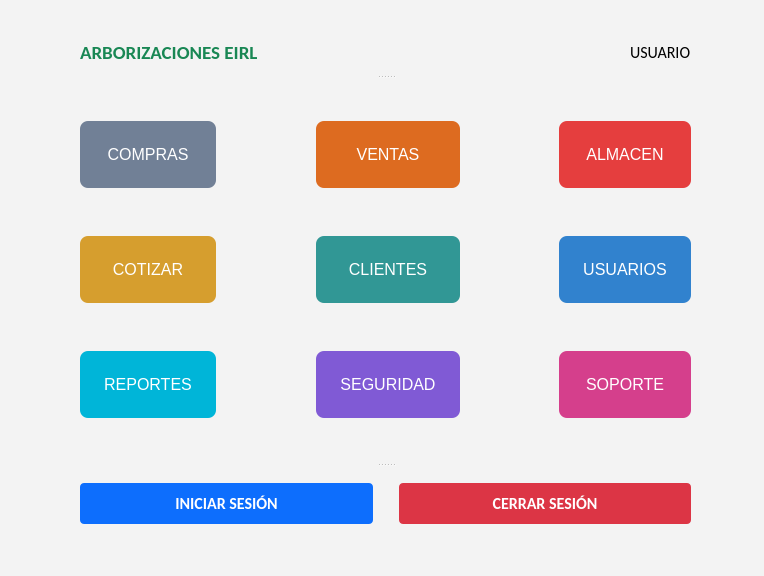
<?xml version="1.0" encoding="UTF-8"?>
<ui version="4.0">
 <class>MainWindow</class>
 <widget class="QMainWindow" name="MainWindow">
  <property name="geometry">
   <rect>
    <x>0</x>
    <y>0</y>
    <width>764</width>
    <height>576</height>
   </rect>
  </property>
  <property name="windowTitle">
   <string>MainWindow</string>
  </property>
  <property name="styleSheet">
   <string notr="true">background-color: rgb(243, 243, 243);</string>
  </property>
  <widget class="QWidget" name="centralwidget">
   <widget class="QSplitter" name="splitter">
    <property name="geometry">
     <rect>
      <x>80</x>
      <y>30</y>
      <width>611</width>
      <height>511</height>
     </rect>
    </property>
    <property name="orientation">
     <enum>Qt::Vertical</enum>
    </property>
    <widget class="QWidget" name="layoutWidget">
     <layout class="QHBoxLayout" name="horizontalLayout_2">
      <item>
       <widget class="QLabel" name="label">
        <property name="font">
         <font>
          <family>Calibri</family>
          <pointsize>14</pointsize>
          <weight>75</weight>
          <bold>true</bold>
         </font>
        </property>
        <property name="styleSheet">
         <string notr="true">color: #198754;</string>
        </property>
        <property name="text">
         <string>ARBORIZACIONES EIRL</string>
        </property>
       </widget>
      </item>
      <item>
       <layout class="QHBoxLayout" name="horizontalLayout">
        <item>
         <spacer name="horizontalSpacer_3">
          <property name="orientation">
           <enum>Qt::Horizontal</enum>
          </property>
          <property name="sizeHint" stdset="0">
           <size>
            <width>40</width>
            <height>20</height>
           </size>
          </property>
         </spacer>
        </item>
        <item>
         <widget class="QLabel" name="label_2">
          <property name="font">
           <font>
            <pointsize>10</pointsize>
           </font>
          </property>
          <property name="text">
           <string/>
          </property>
          <property name="pixmap">
           <pixmap>../Downloads/icons8-user-20.png</pixmap>
          </property>
         </widget>
        </item>
        <item>
         <widget class="QLabel" name="label_3">
          <property name="font">
           <font>
            <family>Calibri</family>
            <pointsize>12</pointsize>
           </font>
          </property>
          <property name="text">
           <string>USUARIO</string>
          </property>
         </widget>
        </item>
       </layout>
      </item>
     </layout>
    </widget>
    <widget class="QWidget" name="layoutWidget">
     <layout class="QGridLayout" name="gridLayout">
      <item row="0" column="4">
       <widget class="QPushButton" name="pushButton_3">
        <property name="font">
         <font>
          <pointsize>12</pointsize>
         </font>
        </property>
        <property name="styleSheet">
         <string notr="true">border-radius: 8px;
box-shadow: 0 4px 8px rgba(0, 0, 0, 0.15);
background-color: #E53E3E;
padding: 24px;
color: #fff;
</string>
        </property>
        <property name="text">
         <string>ALMACEN</string>
        </property>
        <property name="icon">
         <iconset>
          <normaloff>../Downloads/icons8-store-20.png</normaloff>../Downloads/icons8-store-20.png</iconset>
        </property>
        <property name="iconSize">
         <size>
          <width>48</width>
          <height>48</height>
         </size>
        </property>
       </widget>
      </item>
      <item row="2" column="2">
       <widget class="QPushButton" name="pushButton_8">
        <property name="font">
         <font>
          <pointsize>12</pointsize>
         </font>
        </property>
        <property name="styleSheet">
         <string notr="true">border-radius: 8px;
box-shadow: 0 4px 8px rgba(0, 0, 0, 0.15);
background-color: #805AD5;
padding: 24px;
color: #fff;
</string>
        </property>
        <property name="text">
         <string>SEGURIDAD</string>
        </property>
        <property name="icon">
         <iconset>
          <normaloff>../Downloads/icons8-cyber-security-20.png</normaloff>../Downloads/icons8-cyber-security-20.png</iconset>
        </property>
        <property name="iconSize">
         <size>
          <width>48</width>
          <height>48</height>
         </size>
        </property>
       </widget>
      </item>
      <item row="0" column="1">
       <spacer name="horizontalSpacer">
        <property name="orientation">
         <enum>Qt::Horizontal</enum>
        </property>
        <property name="sizeHint" stdset="0">
         <size>
          <width>40</width>
          <height>20</height>
         </size>
        </property>
       </spacer>
      </item>
      <item row="1" column="0">
       <widget class="QPushButton" name="pushButton_4">
        <property name="font">
         <font>
          <pointsize>12</pointsize>
         </font>
        </property>
        <property name="styleSheet">
         <string notr="true">border-radius: 8px;
box-shadow: 0 4px 8px rgba(0, 0, 0, 0.15);
background-color: #D69E2E;
padding: 24px;
color: #fff;
</string>
        </property>
        <property name="text">
         <string>COTIZAR</string>
        </property>
        <property name="icon">
         <iconset>
          <normaloff>../Downloads/icons8-money-20.png</normaloff>../Downloads/icons8-money-20.png</iconset>
        </property>
        <property name="iconSize">
         <size>
          <width>48</width>
          <height>48</height>
         </size>
        </property>
       </widget>
      </item>
      <item row="0" column="2">
       <widget class="QPushButton" name="pushButton_2">
        <property name="font">
         <font>
          <pointsize>12</pointsize>
         </font>
        </property>
        <property name="styleSheet">
         <string notr="true">border-radius: 8px;
box-shadow: 0 4px 8px rgba(0, 0, 0, 0.15);
background-color: #DD6B20;
padding: 24px;
color: #fff;
</string>
        </property>
        <property name="text">
         <string>VENTAS</string>
        </property>
        <property name="icon">
         <iconset>
          <normaloff>../Downloads/icons8-sales-20.png</normaloff>../Downloads/icons8-sales-20.png</iconset>
        </property>
        <property name="iconSize">
         <size>
          <width>48</width>
          <height>48</height>
         </size>
        </property>
       </widget>
      </item>
      <item row="1" column="2">
       <widget class="QPushButton" name="pushButton_5">
        <property name="font">
         <font>
          <pointsize>12</pointsize>
         </font>
        </property>
        <property name="styleSheet">
         <string notr="true">border-radius: 8px;
box-shadow: 0 4px 8px rgba(0, 0, 0, 0.15);
background-color: #319795;
padding: 24px;
color: #fff;
</string>
        </property>
        <property name="text">
         <string>CLIENTES</string>
        </property>
        <property name="icon">
         <iconset>
          <normaloff>../Downloads/icons8-customers-20 (1).png</normaloff>../Downloads/icons8-customers-20 (1).png</iconset>
        </property>
        <property name="iconSize">
         <size>
          <width>48</width>
          <height>48</height>
         </size>
        </property>
       </widget>
      </item>
      <item row="1" column="4">
       <widget class="QPushButton" name="pushButton_6">
        <property name="font">
         <font>
          <pointsize>12</pointsize>
         </font>
        </property>
        <property name="styleSheet">
         <string notr="true">border-radius: 8px;
box-shadow: 0 4px 8px rgba(0, 0, 0, 0.15);
background-color: #3182CE;
padding: 24px;
color: #fff;
</string>
        </property>
        <property name="text">
         <string>USUARIOS</string>
        </property>
        <property name="icon">
         <iconset>
          <normaloff>../Downloads/icons8-admin-settings-male-20.png</normaloff>../Downloads/icons8-admin-settings-male-20.png</iconset>
        </property>
        <property name="iconSize">
         <size>
          <width>48</width>
          <height>48</height>
         </size>
        </property>
       </widget>
      </item>
      <item row="0" column="0">
       <widget class="QPushButton" name="pushButton">
        <property name="font">
         <font>
          <pointsize>12</pointsize>
         </font>
        </property>
        <property name="styleSheet">
         <string notr="true">border-radius: 8px;
box-shadow: 0 4px 8px rgba(0, 0, 0, 0.15);
background-color: #718096;
padding: 24px;
color: #fff;
</string>
        </property>
        <property name="text">
         <string>COMPRAS</string>
        </property>
        <property name="icon">
         <iconset>
          <normaloff>../Downloads/icons8-bill-20.png</normaloff>../Downloads/icons8-bill-20.png</iconset>
        </property>
        <property name="iconSize">
         <size>
          <width>48</width>
          <height>48</height>
         </size>
        </property>
       </widget>
      </item>
      <item row="2" column="4">
       <widget class="QPushButton" name="pushButton_9">
        <property name="font">
         <font>
          <pointsize>12</pointsize>
         </font>
        </property>
        <property name="styleSheet">
         <string notr="true">border-radius: 8px;
box-shadow: 0 4px 8px rgba(0, 0, 0, 0.15);
background-color: #D53F8C;
padding: 24px;
color: #fff;
</string>
        </property>
        <property name="text">
         <string>SOPORTE</string>
        </property>
        <property name="icon">
         <iconset>
          <normaloff>../Downloads/icons8-support-20.png</normaloff>../Downloads/icons8-support-20.png</iconset>
        </property>
        <property name="iconSize">
         <size>
          <width>48</width>
          <height>48</height>
         </size>
        </property>
       </widget>
      </item>
      <item row="2" column="0">
       <widget class="QPushButton" name="pushButton_7">
        <property name="font">
         <font>
          <pointsize>12</pointsize>
         </font>
        </property>
        <property name="styleSheet">
         <string notr="true">border-radius: 8px;
box-shadow: 0 4px 8px rgba(0, 0, 0, 0.15);
background-color: #00B5D8;
padding: 24px;
color: #fff;
</string>
        </property>
        <property name="text">
         <string>REPORTES</string>
        </property>
        <property name="icon">
         <iconset>
          <normaloff>../Downloads/icons8-graph-report-20.png</normaloff>../Downloads/icons8-graph-report-20.png</iconset>
        </property>
        <property name="iconSize">
         <size>
          <width>48</width>
          <height>48</height>
         </size>
        </property>
       </widget>
      </item>
      <item row="0" column="3">
       <spacer name="horizontalSpacer_2">
        <property name="orientation">
         <enum>Qt::Horizontal</enum>
        </property>
        <property name="sizeHint" stdset="0">
         <size>
          <width>40</width>
          <height>20</height>
         </size>
        </property>
       </spacer>
      </item>
     </layout>
    </widget>
    <widget class="QWidget" name="layoutWidget">
     <layout class="QHBoxLayout" name="horizontalLayout_3">
      <item>
       <widget class="QPushButton" name="pushButton_10">
        <property name="font">
         <font>
          <family>Calibri</family>
          <pointsize>12</pointsize>
          <weight>75</weight>
          <bold>true</bold>
         </font>
        </property>
        <property name="styleSheet">
         <string notr="true">background-color: rgb(13, 110, 253);
border-radius: 4px;
color: #ffffff;
padding: 10px;</string>
        </property>
        <property name="text">
         <string>INICIAR SESIÓN</string>
        </property>
        <property name="icon">
         <iconset>
          <normaloff>../Downloads/icons8-logout-20 (1).png</normaloff>../Downloads/icons8-logout-20 (1).png</iconset>
        </property>
        <property name="iconSize">
         <size>
          <width>32</width>
          <height>32</height>
         </size>
        </property>
       </widget>
      </item>
      <item>
       <spacer name="verticalSpacer">
        <property name="orientation">
         <enum>Qt::Vertical</enum>
        </property>
        <property name="sizeHint" stdset="0">
         <size>
          <width>20</width>
          <height>40</height>
         </size>
        </property>
       </spacer>
      </item>
      <item>
       <widget class="QPushButton" name="pushButton_11">
        <property name="font">
         <font>
          <family>Calibri</family>
          <pointsize>12</pointsize>
          <weight>75</weight>
          <bold>true</bold>
         </font>
        </property>
        <property name="styleSheet">
         <string notr="true">background-color: #dc3545;
border-radius: 4px;
color: #ffffff;
padding: 10px;</string>
        </property>
        <property name="text">
         <string>CERRAR SESIÓN</string>
        </property>
        <property name="icon">
         <iconset>
          <normaloff>../Downloads/icons8-logout-20.png</normaloff>../Downloads/icons8-logout-20.png</iconset>
        </property>
        <property name="iconSize">
         <size>
          <width>32</width>
          <height>32</height>
         </size>
        </property>
       </widget>
      </item>
     </layout>
    </widget>
   </widget>
  </widget>
  <widget class="QStatusBar" name="statusbar"/>
 </widget>
 <resources/>
 <connections/>
</ui>
